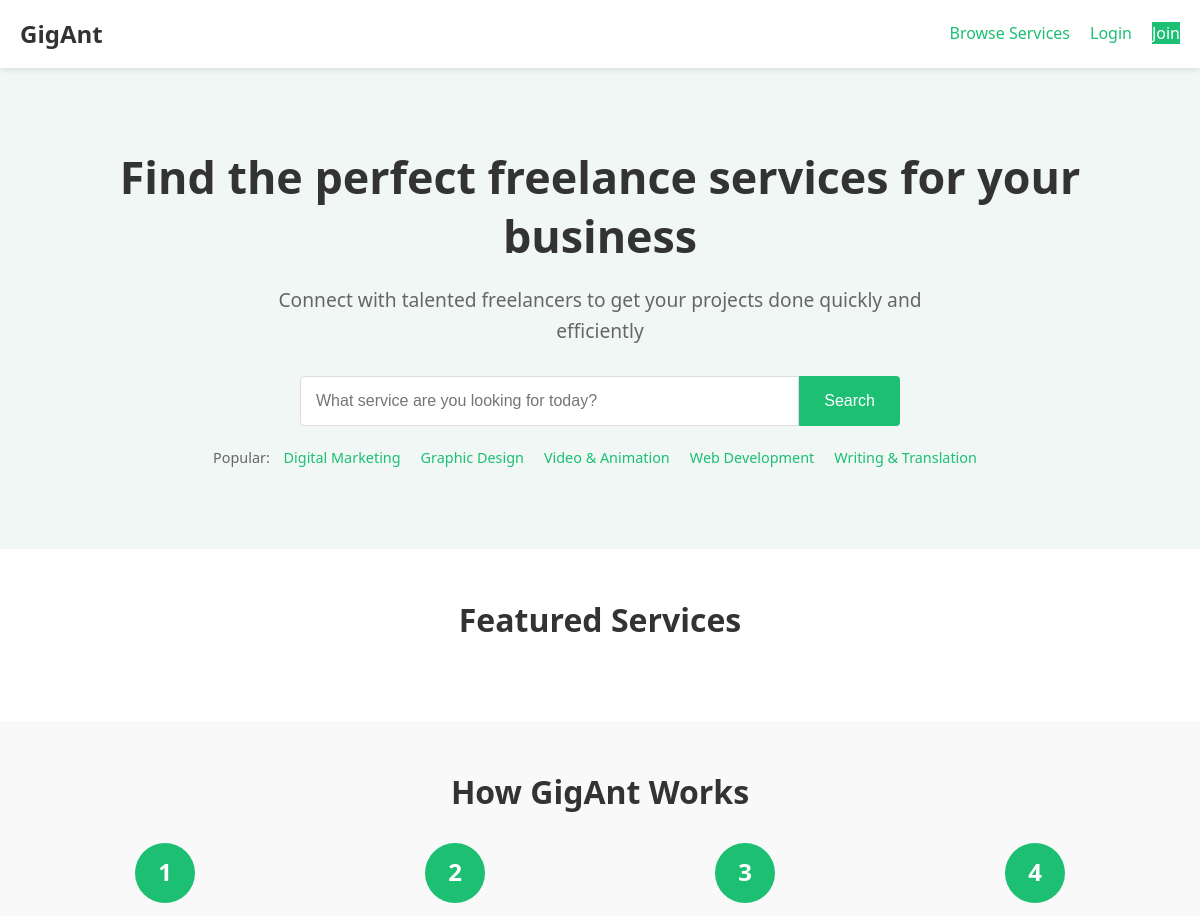
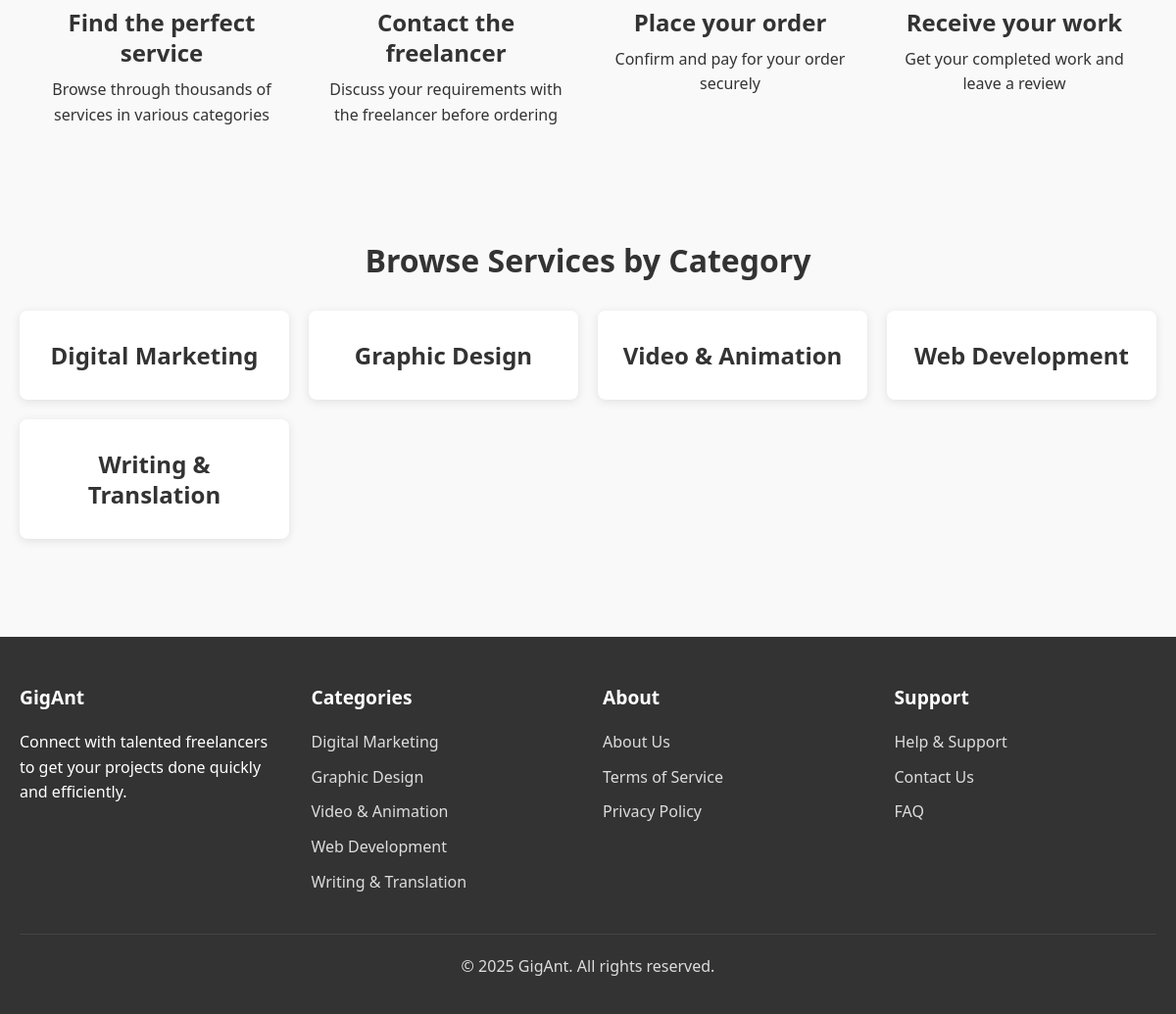
The page / on the database its author committed (2 pictures, top to bottom).
### tables this page shows
CREATE TABLE categories (
    id INTEGER PRIMARY KEY AUTOINCREMENT,
    name TEXT UNIQUE NOT NULL,
    description TEXT,
    parent_id INTEGER,
    FOREIGN KEY (parent_id) REFERENCES categories(id)
  );

### index.php (the view, shortened to what this page needs)
<?php
  require_once('database/connection.php');
?>
<!DOCTYPE html>
<html lang="en">
<head>
  <link rel="stylesheet" href="css/styles.css">
  <link rel="stylesheet" href="css/home.css">
</head>
<body>
  <?php include('templates/header.php'); ?>
  <main>
    <section class="hero">
      <div class="container">
        <h1>Find the perfect freelance services for your business</h1>
        <p>Connect with talented freelancers to get your projects done quickly and efficiently</p>
        <form action="search.php" method="GET" class="search-form">
          <input type="text" name="query" placeholder="What service are you looking for today?">
          <button type="submit">Search</button>
        </form>
        <div class="popular-categories">
          <span>Popular:</span>
          <?php
            $stmt = $db->query("SELECT id, name FROM categories LIMIT 5");
            $categories = $stmt->fetchAll(PDO::FETCH_ASSOC);
            foreach ($categories as $category) {
              echo '<a href="search.php?category=' . $category['id'] . '">' . htmlspecialchars($category['name']) . '</a>';
            }
          ?>
        </div>
      </div>
    </section>
    <section class="featured-services">
      <div class="container">
        <h2>Featured Services</h2>
      </div>
    </section>
    <section class="how-it-works">
      <div class="container">
        <h2>How GigAnt Works</h2>
        <div class="steps">
          <div class="step">
            <div class="step-icon">1</div>
            <h3>Find the perfect service</h3>
            <p>Browse through thousands of services in various categories</p>
          </div>
          <div class="step">
            <div class="step-icon">2</div>
            <h3>Contact the freelancer</h3>
            <p>Discuss your requirements with the freelancer before ordering</p>
          </div>
          <div class="step">
            <div class="step-icon">3</div>
            <h3>Place your order</h3>
            <p>Confirm and pay for your order securely</p>
          </div>
          <div class="step">
            <div class="step-icon">4</div>
            <h3>Receive your work</h3>
            <p>Get your completed work and leave a review</p>
          </div>
        </div>
      </div>
    </section>
    <section class="categories">
      <div class="container">
        <h2>Browse Services by Category</h2>
        <div class="categories-grid">
          <?php
            $stmt = $db->query("SELECT id, name FROM categories");
            $allCategories = $stmt->fetchAll(PDO::FETCH_ASSOC);
            foreach ($allCategories as $category) {
              echo '
                <a href="search.php?category=' . $category['id'] . '" class="category-card">
                  <h3>' . htmlspecialchars($category['name']) . '</h3>
                </a>
              ';
            }
          ?>
        </div>
      </div>
    </section>
  </main>
  <?php include('templates/footer.php'); ?>
</body>
</html>

### templates/footer.php
<footer>
  <div class="container">
    <div class="footer-grid">
      <div class="footer-column">
        <h3>GigAnt</h3>
        <p>Connect with talented freelancers to get your projects done quickly and efficiently.</p>
      </div>
      <div class="footer-column">
        <h3>Categories</h3>
        <ul>
          <?php
            $stmt = $db->query("SELECT id, name FROM categories LIMIT 5");
            $footerCategories = $stmt->fetchAll(PDO::FETCH_ASSOC);
            foreach ($footerCategories as $category) {
              echo '<li><a href="search.php?category=' . $category['id'] . '">' . htmlspecialchars($category['name']) . '</a></li>';
            }
          ?>
        </ul>
      </div>
      <div class="footer-column">
        <h3>About</h3>
        <ul>
          <li><a href="about.php">About Us</a></li>
          <li><a href="terms.php">Terms of Service</a></li>
          <li><a href="privacy.php">Privacy Policy</a></li>
        </ul>
      </div>
      <div class="footer-column">
        <h3>Support</h3>
        <ul>
          <li><a href="help.php">Help & Support</a></li>
          <li><a href="contact.php">Contact Us</a></li>
          <li><a href="faq.php">FAQ</a></li>
        </ul>
      </div>
    </div>
    <div class="footer-bottom">
      <p>&copy; <?= date('Y') ?> GigAnt. All rights reserved.</p>
    </div>
  </div>
</footer>

### css/styles.css (style rules this page uses)
* { margin: 0; padding: 0; box-sizing: border-box; }
body { font-family: "Segoe UI", Tahoma, Geneva, Verdana, sans-serif; line-height: 1.6; color: #333; background-color: #f9f9f9; }
.container { width: 100%; max-width: 1200px; margin: 0 auto; padding: 0 20px; }
a { color: #1dbf73; text-decoration: none; transition: color 0.3s; }
ul { list-style: none; }
h1, h2, h3, h4, h5, h6 { margin-bottom: 15px; font-weight: 600; line-height: 1.3; }
h1 { font-size: 2.5rem; }
h2 { font-size: 2rem; }
h3 { font-size: 1.5rem; }
p { margin-bottom: 15px; }
.btn, button, [type="submit"] { display: inline-block; padding: 10px 20px; background-color: #1dbf73; color: white; border: none; border-radius: 4px; cursor: pointer; font-size: 1rem; transition: background-color 0.3s; }
input, textarea, select { width: 100%; padding: 10px; margin-bottom: 15px; border: 1px solid #ddd; border-radius: 4px; font-size: 1rem; }
footer { background-color: #333; color: white; padding: 50px 0 20px; margin-top: 50px; }
.footer-grid { display: grid; grid-template-columns: repeat(4, 1fr); gap: 30px; margin-bottom: 30px; }
.footer-column h3 { color: white; margin-bottom: 20px; font-size: 1.2rem; }
.footer-column ul li { margin-bottom: 10px; }
.footer-column a { color: #ddd; }
.footer-bottom { border-top: 1px solid #444; padding-top: 20px; text-align: center; color: #ddd; }
section { padding: 50px 0; }
section h2 { text-align: center; margin-bottom: 30px; }

### css/home.css (style rules this page uses)
.hero { background-color: #f0f7f4; padding: 80px 0; text-align: center; }
.hero h1 { font-size: 2.8rem; margin-bottom: 20px; color: #333; }
.hero p { font-size: 1.2rem; color: #666; max-width: 700px; margin: 0 auto 30px; }
.search-form { max-width: 600px; margin: 0 auto 20px; display: flex; }
.search-form input { flex: 1; padding: 15px; border-radius: 4px 0 0 4px; border: 1px solid #ddd; font-size: 1rem; margin-bottom: 0; }
.search-form button { padding: 15px 25px; border-radius: 0 4px 4px 0; font-size: 1rem; }
.popular-categories { font-size: 0.9rem; color: #666; }
.popular-categories a { margin: 0 10px; color: #1dbf73; }
.featured-services { background-color: white; }
.how-it-works { background-color: #f9f9f9; text-align: center; }
.steps { display: flex; justify-content: space-between; margin-top: 30px; }
.step { flex: 1; padding: 0 15px; }
.step-icon { width: 60px; height: 60px; background-color: #1dbf73; color: white; border-radius: 50%; display: flex; align-items: center; justify-content: center; margin: 0 auto 20px; font-size: 1.5rem; font-weight: 600; }
.step h3 { margin-bottom: 10px; }
.categories-grid { display: grid; grid-template-columns: repeat(auto-fill, minmax(250px, 1fr)); gap: 20px; margin-top: 30px; }
.category-card { background-color: white; border-radius: 8px; padding: 30px 20px; text-align: center; box-shadow: 0 2px 10px rgba(0, 0, 0, 0.1); transition: transform 0.3s, box-shadow 0.3s; }
.category-card h3 { color: #333; margin-bottom: 0; }

### rows shown on the page
categories: name "Digital Marketing"
categories: name "Graphic Design"
categories: name "Video & Animation"
categories: name "Web Development"
categories: name "Writing & Translation"
